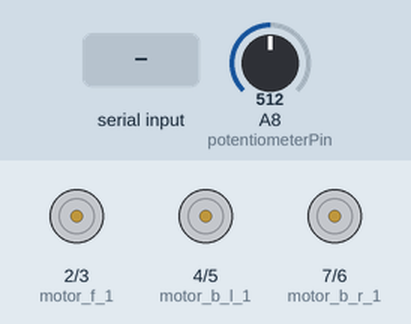
Recording of a sketch running on a simulated Arduino Mega 2560, built with avr-gcc and run on an emulated ATmega2560. On the bench: motor-driver pin pairs drawn as motors (green arrow = first pin HIGH = forward, orange = second pin HIGH = backward, longer = more drive). Inputs (shaded band) come from the test bench; at power-on: A8 (potentiometerPin) = 512.

Above: at 1.2 s.
1.3 s: "90,45\n" received over Serial
At 1.6 s:
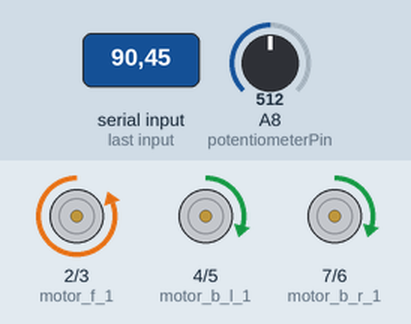
2.8 s: "30,150\n" received over Serial
At 3.9 s:
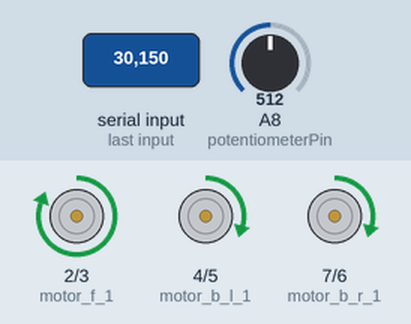
4.3 s: "0\n" received over Serial
At 4.9 s:
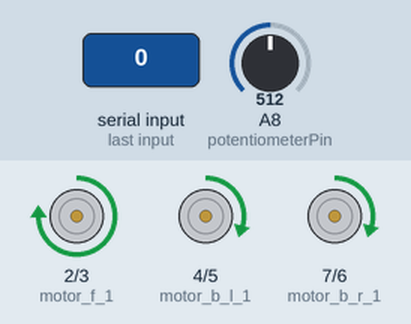
Timing chart, 0 to 7.3 s (numbered marks = the images above; inputs shaded):
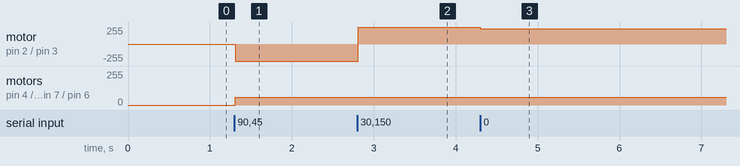

Measured:
- after the input at 1.3 s, motor on pin 2 (motor_f_1) / pin 3 (motor_f_2): stopped → backward 255/255 at once; motor on pin 4 (motor_b_l_1) / pin 5 (motor_b_l_2), motor on pin 7 (motor_b_r_1) / pin 6 (motor_b_r_2): stopped → forward 59/255 at once
- after the input at 2.8 s, motor on pin 2 (motor_f_1) / pin 3 (motor_f_2): backward 255/255 → forward 255/255 at once
- after the input at 4.3 s, motor on pin 2 (motor_f_1) / pin 3 (motor_f_2): forward 255/255 → forward 232/255 at once

The sketch:

v4.ino
```cpp
//최적화 버전
#include <PID_v1.h>
// Pin
const int potentiometerPin = A8;  // 가변저항 연결 핀
const int motor_f_1 = 2;
const int motor_f_2 = 3;
int motor_b_l_1 = 4;
int motor_b_l_2 = 5;
int motor_b_r_1 = 7;
int motor_b_r_2 = 6;
//속도
int Deceleration_threshold = 20;
int speed;
int speed_offset = 255;
// PID
// 앞바퀴
double setpoint;  // 목표값(튜닝 완료)
double pid_input, pid_output;     // PID 제어에 사용할 변수
const double consKp = 4.0;  // 보수적인 제어에 사용할 하이퍼 파라미터닝
const double consKi = 0.011;
const double consKd = 0.125;
const double aggKp = 10;  // 공격적인 제어에 사용할 하이퍼 파라미터
const double aggKi = 0.0075;
const double aggKd = 0.6;
const double A_chng_max = 30; // (튜닝 필요) (30+40:40은 오류 발생 이슈)
const double chng_max = 30;
// 폭 제어
double W_setpoint = 520; // 이상적인 차폭 (offset)
// 각도에 의한 제어값 변화량 (튜닝 필요)
double A_setpoint = 60;  // 이상적인 차선 각도 (offset)
double A_pid_input, A_chng_output;     // 차선과의 폭 PID 제어에 사용할 변수
const double A_consKp = 2;  // 공격적인 제어에 사용할 하이퍼 파라미터: 가까이 있을 때
const double A_consKi = 0.01;
const double A_consKd = 0.1;
double chng_sum;
const double N_setpoint = 570;
PID pid(&pid_input, &pid_output, &setpoint, consKp, consKi, consKd, DIRECT);  // PID 객체 생성
PID A_pid(&A_pid_input, &A_chng_output, &A_setpoint, A_consKp, A_consKi, A_consKd, DIRECT);  // 차선과 각도 PID 객체 생성
void setup() {
  // 모터 설정
  pinMode(motor_f_1, OUTPUT);
  pinMode(motor_f_2, OUTPUT);
  pinMode(motor_b_l_1, OUTPUT);
  pinMode(motor_b_l_2, OUTPUT);
  pinMode(motor_b_r_1, OUTPUT);
  pinMode(motor_b_r_2, OUTPUT);
  Serial.begin(9600);
  // PID 제어 설정
  pid.SetMode(AUTOMATIC);
  pid.SetOutputLimits(-255, 255);  // 출력 제한 설정
  A_pid.SetMode(AUTOMATIC);
  A_pid.SetOutputLimits(-A_chng_max, A_chng_max);  // 출력 제한 설정
}
void loop() {
  // ##### 파이시리얼 통신
  if (Serial.available()) {
    String receivedString = Serial.readStringUntil('\n');
    int commaIndex = receivedString.indexOf(',');
    String line_angle_input_str = receivedString.substring(0, commaIndex);
    String width_input_str = receivedString.substring(commaIndex + 1);
    A_pid_input = line_angle_input_str.toFloat();
    double W_input = width_input_str.toFloat();
    // ##### 셋포인트 제어
    // ### error cases
    if (not W_input and not A_pid_input){     //제어 인풋 없을 경우 직진
      setpoint = N_setpoint;
    } else if (W_input >= 3000){    // C 구간 극복 (값이 이상하게 받아질 경우 직진)
      setpoint = N_setpoint;
    }
    // ### 폭에 의한 핸들   (임계값 넘어갈 경우 제어)
    else if (W_input - W_setpoint < -35){ //offset 오른쪽으로 갔을 경우 왼쪽으로
      setpoint = N_setpoint + chng_max;
    } else if (W_input - W_setpoint > 35){ //offset 왼쪽으로 갔을 경우 오른쪽으로
      setpoint = N_setpoint - chng_max;
    }
    // ### 각도 차에 의한 PID 제어
    else {
      A_pid.SetTunings(A_consKp, A_consKi, A_consKd);
      A_pid.Compute();
      setpoint = N_setpoint + A_chng_output;
    }
    // ##### 핸들 PID 제어
    pid_input = analogRead(potentiometerPin);
    double gap = abs(setpoint - pid_input);
    if (gap > 8) {
      pid.SetTunings(consKp, consKi, consKd);
    } else {
      pid.SetTunings(aggKp, aggKi, aggKd);
    }
    pid.Compute();
    // 앞바퀴 DC 모터 회전 제어
    if (pid_output > 0) {
      analogWrite(motor_f_1, pid_output);
      analogWrite(motor_f_2, 0);
    } else if (pid_output < 0) {
      analogWrite(motor_f_1, 0);
      analogWrite(motor_f_2, -pid_output);
    } else {
      analogWrite(motor_f_1, 0);
      analogWrite(motor_f_2, 0);
    }
    // ##### 뒷바퀴 제어
    //각도 급회전시 감속
    if (abs(A_pid_input - A_setpoint) >= A_chng_max - 4 || A_pid_input == 0){
      speed = speed_offset/4.3;
    } else {
      speed = 135;
    }
    analogWrite(motor_b_l_1, speed);
    analogWrite(motor_b_l_2, 0);
    analogWrite(motor_b_r_1, speed);
    analogWrite(motor_b_r_2, 0);
    //##### 디버깅 정보 출력 #####//
    // +면 좌회전
    // Serial.println("A_pid_input: " + String(A_pid_input));
    // Serial.println("A_chng_output: " + String(A_chng_output));
    // Serial.println("chng_sum: " + String(chng_sum));
    // Serial.println("setpoint: " + String(setpoint));
    // Serial.println("pid_output: " + String(pid_output));
    // Serial.println();
    // delay(50);  // 딜레이
    //##### 디버깅 정보 출력 #####//
  }
}
```
